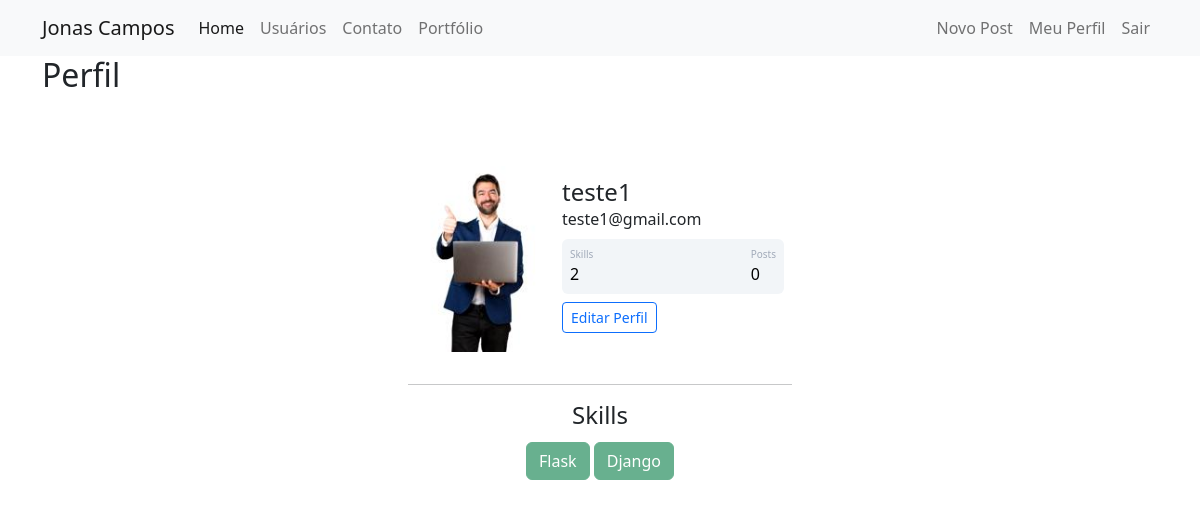
The page /perfil (signed in) on the database its author committed.
### models.py (models this page shows)
class Usuario(database.Model, UserMixin):
    id = database.Column(database.Integer, primary_key=True)
    username = database.Column(database.String, nullable=False)
    email = database.Column(database.String, nullable=False, unique=True)
    senha = database.Column(database.String, nullable=False)
    user_photo = database.Column(database.String, default='default_profile_img.png')
    posts = database.relationship('Post', backref='author', lazy=True)
    skills = database.Column(database.String, nullable=False, default=0)

### routes.py (the view)
@app.route('/perfil')
@login_required
def perfil():
    profile_image = url_for('static', filename=f'img_profiles/{current_user.user_photo}')
    return render_template('perfil.html', profile_image=profile_image)

### models.py (called while the page is built)
@login_manager.user_loader
def load_user(id_user):
    return Usuario.query.get(int(id_user))

### templates/perfil.html (shortened to what this page needs)
{% extends 'base.html' %}
{% block body %}
    <div class="container">
        <h2>Perfil</h2>
    </div>
    {% include 'card-profile.html' %}
{% endblock %}

### templates/card-profile.html
<div class="container mt-5 d-flex justify-content-center">
    <div class="card p-3">
        <div class="d-flex align-items-center">
            <div class="image pe-2 mt-2 me-2">
                <img src='{{ profile_image }}' class="rounded" width="130">
            </div>
            <div class="ml-3 w-100">
                <h4 class="mb-0 mt-0">{{ current_user.username }}</h4>
                <span>{{ current_user.email }}</span>
                <div class="p-2 mt-2 bg-primary d-flex justify-content-between rounded text-white stats">
                    <div class="d-flex flex-column">
                        <span class="articles">Skills</span>
                        {% if current_user.skills in '0' %}
                            <span class="number1">0</span>
                        {% else %}
                            <span class="number1">{{ current_user.skills.count(';') + 1 }}</span>
                        {% endif %}
                    </div>
                    <div class="d-flex flex-column">
                        <span class="rating">Posts</span>
                        <span class="number3">0</span>
                    </div>
                </div>
                <div class="button mt-2 d-flex flex-row align-items-center">
                    <a href="{{ url_for('perfil_editar') }}">
                        <button class="btn btn-sm btn-outline-primary w-100">Editar Perfil</button>
                    </a>
                </div>
            </div>
        </div>
    </div>
</div>
<div class="row justify-content-center">
    <div class="col col-4" style="text-align: center">
        <hr/>
        <h4>Skills</h4>
        {% if current_user.skills not in '0' %}
            {% for skill in current_user.skills.split(';') %}
                <button type="button" class="btn btn-success mt-1" disabled>{{ skill }}</button>
            {% endfor %}
        {% endif %}
    </div>
</div>

### static/main.css (style rules this page uses)
.card { width: 400px; border: none; border-radius: 10px; background-color: #fff; }
.stats { background: #f2f5f8 !important; color: #000 !important; }
.articles { font-size: 10px; color: #a1aab9; }
.number1 { font-weight: 500; }
.rating { font-size: 10px; color: #a1aab9; }
.number3 { font-weight: 500; }

### rows shown on the page
Usuario: username "teste1", email "teste1@gmail.com", skills "2"

### other values the page prints
{{ skill }} "Flask" "Django"
